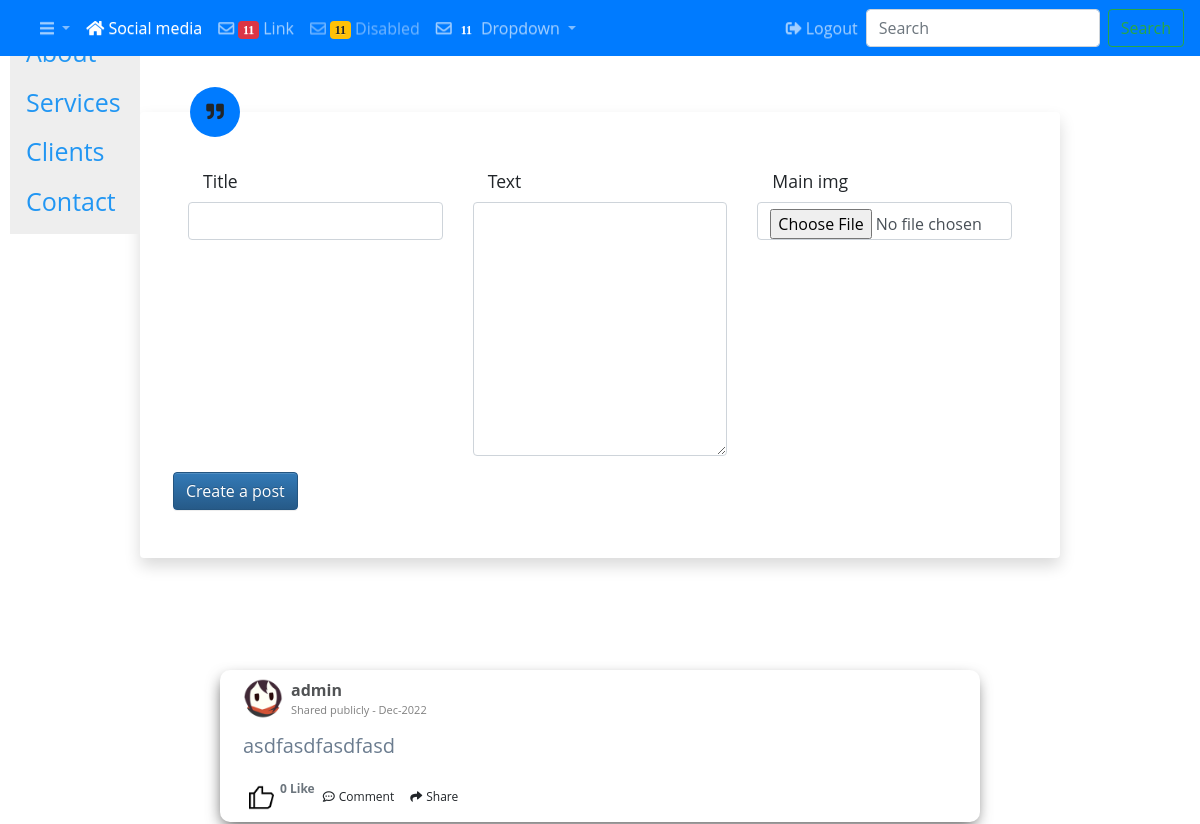
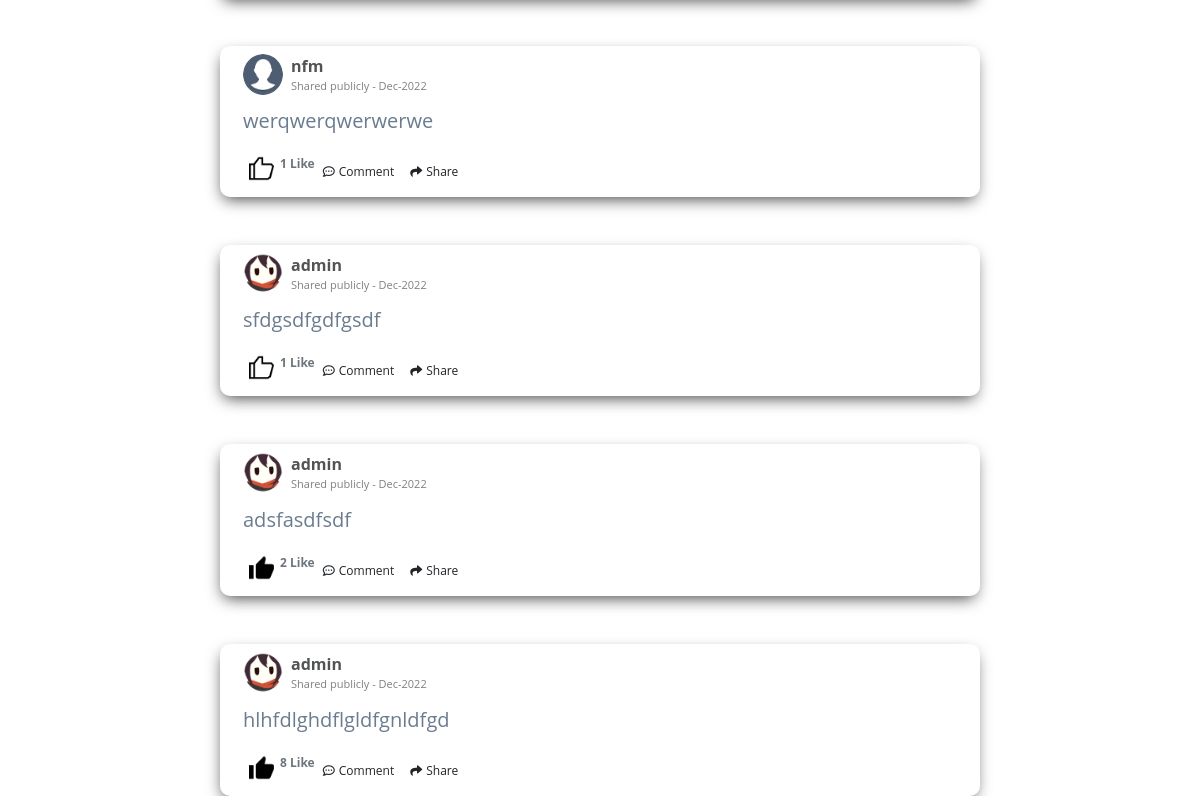
Page / (signed in) on the earlier database version (2 pictures, top to bottom).
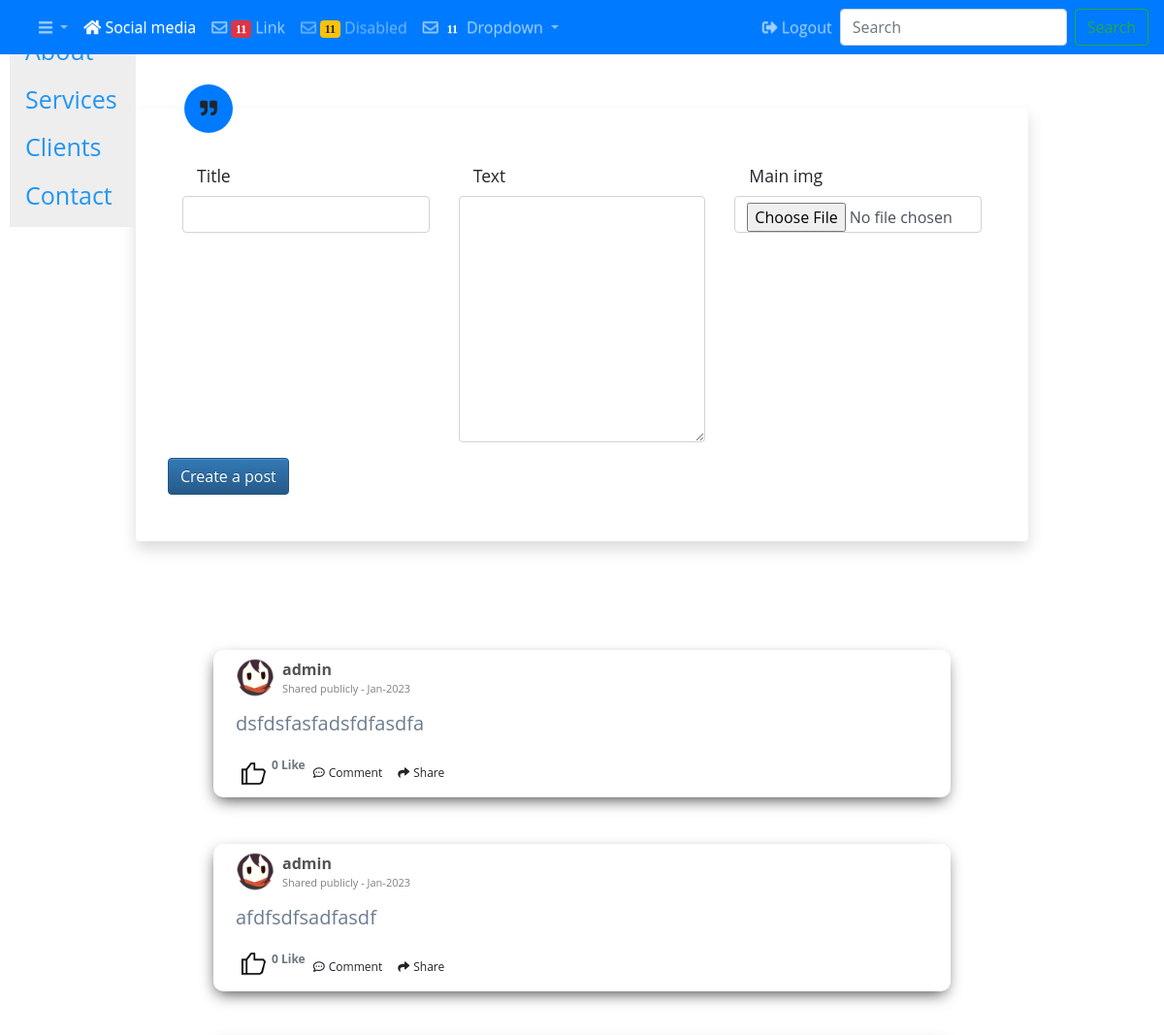
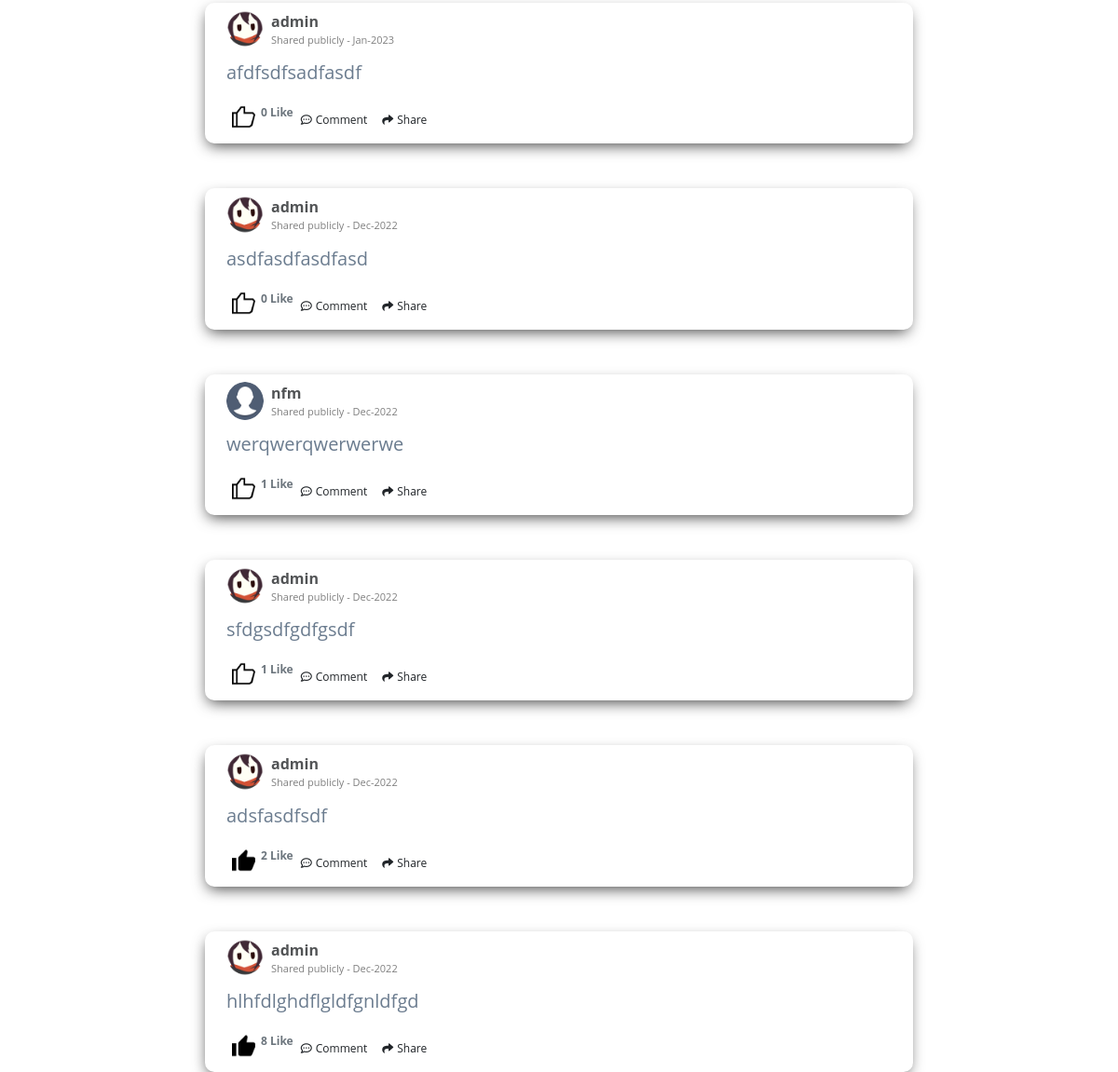
Same page on the later database version (2 pictures, top to bottom).
### customers/models.py (models this page shows, shortened)
class Post(models.Model) :
    title = models.CharField(
            max_length=200,
            validators=[MinLengthValidator(2, "Title must be greater than 2 characters")]
    ,blank=True)
    text = models.TextField(blank=True,null=True)
    owner = models.ForeignKey(settings.AUTH_USER_MODEL, on_delete=models.CASCADE)
    comments = models.ManyToManyField(settings.AUTH_USER_MODEL,
        through='Comment', related_name='comments_owned')
    main_img = models.ImageField(upload_to='images/',null=True, blank=True)
    created_at = models.DateTimeField(auto_now_add=True)
    updated_at = models.DateTimeField(auto_now=True)
    likes = models.ManyToManyField(User,related_name="post_likes",blank=True)
    def number_of_likes(self):
        return self.likes.count()
    def publish_date(self):
        return self.updated_at.strftime("%b-%Y")

### members/models.py (models this page shows, shortened)
class Profile(models.Model):
    GENDER = (
        ('M', 'Male'),
        ('F', 'Female'),
    )
    user = models.OneToOneField(User , on_delete=models.CASCADE)
    bio = models.TextField(max_length=2000,null=True)
    birthday = models.DateField(null=True)
    profile_pic=models.ImageField(default='default.png',upload_to='profile-images')
    gender = models.CharField(max_length=1, choices=GENDER,blank=True)
    slug = models.SlugField(null=True)

### customers/views.py (the view)
# urls.py: path('', views.Mainview.as_view(), name='index'),
class Mainview(OwnerListView):
    model=Post
    template_name='customers/index.html'
    def get(self,request,*args,**kwargs):
        if request.user.is_authenticated:
            posts=Post.objects.all().order_by('-created_at')
            profiles=Profile.objects.all()
            user_agent = get_user_agent(request).browser.family
            create_form = CreateForm()
            followers_posts_list = {}
            try:
                userobject = get_object_or_404(Profile, user=self.request.user)
                followers=Follwing_count.objects.filter(follwer=userobject.user)
                following = len(Follwing_count.objects.filter(follwing=userobject.user))
                follower_count = len(followers)
                for follower in followers :
                    user_object = User.objects.get(username=follower)
                    followers_posts_list=Post.objects.filter(owner=user_object)
            except:
                pass
            if followers_posts_list:
                context = {'profile_list':profiles,'post_list':posts,'user_agent':user_agent,'create_form':create_form,
                'followers_posts_list':followers_posts_list,'following':following , 'followers':follower_count}
            else:
                context = {'profile_list':profiles,'post_list':posts,'user_agent':user_agent,'create_form':create_form}
            return render(request,'customers/index.html',context)
        else :
            return render(request,'members/login.html')

### customers/forms.py
class CreateForm(forms.ModelForm):
    def __init__(self, *args, **kwargs):
        super(CreateForm, self).__init__(*args, **kwargs)
        for name in self.fields.keys():
            self.fields[name].widget.attrs.update({
                'class': 'form-control',
            })
    class Meta:
        model = Post
        fields = ['title', 'text','main_img']  # Picture is manual

### members/models.py (called while the page is built)
    def __str__(self):
        return self.follwing +" followed By "+ self.follwer

### customers/templates/customers/index.html (shortened to what this page needs)
{% extends "base_nav.html" %}
{% load static %}
{% load user_agents %}
{% block content %}
    {% if user.is_authenticated %}
    <section class="py-5">
        <div class="container">
            <div class="row">
                <div class="col-lg-10 mx-auto">
                    <blockquote class="blockquote blockquote-custom bg-white p-5 shadow rounded">
                        <div class="blockquote-custom-icon"><i class="fa fad fa-quote-right"></i></div>
                        <p class="mb-0 mt-2 font-italic">
                            <form id="post_create_form" method="post">
                            <div class="row">
                                {% for field in create_form %}
                                        <div class="form-group col-4">
                                            <label class="col-12">{{ field.label }}</label>
                                            {{ field }}
                                        </div>
                                {% endfor %}
                                        <input type="submit" class="btn btn-primary" value="Create a post" />
                                    </div>
                                </div>
                            </div>
                        </div>
                </div>
    {% endif %}
{% if post_list %}
{% for post in post_list %}
<div class="container mt-5">
    <div class="d-flex justify-content-center row">
        <div class="col-md-8" id="post-section">
            <div class="d-flex flex-column comment-section" id="{{post.id}}myGroup">
                <div class="bg-white p-2">
                    <div class="d-flex flex-row user-info"><img class="rounded-circle" src="{{ post.owner.profile.profile_pic.url }}" width="40" height="40">
                        <div class="d-flex flex-column justify-content-start ml-2"><span class="d-block font-weight-bold name"><a href="{%  url 'members:users-profile' post.owner.profile.slug %}" >{{ post.owner.username }}</a>
                        </span><span class="date text-black-50">Shared publicly - {{ post.publish_date }}</span></div>
                    </div>
                    <div class="mt-2">
                        <p class="comment-text" width="100%">{{ post.text }} </p>
                    </div>
                </div>
                <div class="bg-white p-2">
                    <div class="d-flex flex-row fs-12">
                {% if user.is_authenticated %}
                <form action="{% url 'customers:like_post' post.id %}" method="POST">
                {% if user not in post.likes.all %}
                <button type="submit" name="post_id" value="{{post.id}}" class ="like-post-button"><img src="{% static '/images/like.png' %}" width="25" height="25"></button>
                {% else %}
                <button type="submit" name="post_id" value="{{post.id}}" class ="like-post-button" ><img src="{% static '/images/unlike.png' %}" width="25" height="25"/></button>
                {% endif %}
                </form>
                {% endif %}
                <strong class="text-secondary">{{ post.number_of_likes }} Like{{ number_of_likes|pluralize }}</strong>
                        <div class="like p-2 cursor action-collapse" data-toggle="collapse" aria-expanded="true" aria-controls="collapse-1" href="#{{post.id}}collapse-1"><i class="fa fa-commenting-o"></i><span class="ml-1">Comment</span></div>
                        <div class="like p-2 cursor action-collapse" data-toggle="collapse" aria-expanded="true" aria-controls="collapse-2" href="#{{post.id}}collapse-2"><i class="fa fa-share"></i><span class="ml-1">Share</span></div>
                    </div>
                </div>
            </div>
        </div>
    </div>
</div>
{% endfor %}
{% endif %}
{% endblock %}

### customers/templates/base_nav.html (shortened to what this page needs)
{% extends "base.html" %}
{% block navbar %}
      {% url 'customers' as main %}
<header class="navbar navbar-expand navbar-dark flex-column flex-md-row bd-navbar">
 <nav class="navbar navbar-icon-top navbar-expand-lg fixed-top navbar-dark bg-primary">
  <div class="collapse navbar-collapse" id="navbarSupportedContent">
    <ul class="navbar-nav mr-auto">
      <li class="nav-item dropdown" >
        <a class="nav-link dropdown-toggle" href="#" id="navbarDropdown"
        role="button" data-toggle="dropdown" aria-haspopup="true" aria-expanded="false">
          <i class="fas fa-bars"></i>
        </a>
      </li>
      <li class="nav-item active">
        <a class="nav-link" href="{% url 'customers:index' %}">
          <i class="fa fa-home"></i>
          Social media
          </a>
      </li>
      <li class="nav-item">
        <a class="nav-link" href="#">
          <i class="fa fa-envelope-o">
            <span class="badge badge-danger">11</span>
          </i>
          Link
        </a>
      </li>
      <li class="nav-item">
        <a class="nav-link disabled" href="#">
          <i class="fa fa-envelope-o">
            <span class="badge badge-warning">11</span>
          </i>
          Disabled
        </a>
      </li>
      <li class="nav-item dropdown">
        <a class="nav-link dropdown-toggle" href="#" id="navbarDropdown" role="button" data-toggle="dropdown" aria-haspopup="true" aria-expanded="false">
          <i class="fa fa-envelope-o">
            <span class="badge badge-primary">11</span>
          </i>
          Dropdown
        </a>
      </li>
    </ul>
    <ul class="navbar-nav ">
      {% if user.is_authenticated %}
      <li class="nav-item">
        <a class="nav-link" href="{% url 'members:logout' %}?next={% url 'customers:index' %}">
          <i class="fa fas fa-sign-out-alt">
          </i>
          Logout
        </a>
      </li>
      {% endif %}
    </ul>
    <form class="form-inline my-2 my-lg-0">
      <input class="form-control mr-sm-2" type="text" placeholder="Search" aria-label="Search">
      <button class="btn btn-outline-success my-2 my-sm-0" type="submit">Search</button>
    </form>
  </div>
</nav>
</header>
{% endblock %}

### customers/templates/base.html (shortened to what this page needs)
<!DOCTYPE html>
<html>
<head>
{% load static %}
    <link rel="stylesheet" href="https://cdn.jsdelivr.net/npm/bootstrap@4.1.3/dist/css/bootstrap.min.css"
>
<link rel="stylesheet"
    href="https://stackpath.bootstrapcdn.com/bootstrap/4.4.1/css/bootstrap.min.css"
>
<link rel="stylesheet"
    href="https://maxcdn.bootstrapcdn.com/bootstrap/3.4.1/css/bootstrap-theme.min.css"
>
    <link rel="stylesheet"
    href="https://stackpath.bootstrapcdn.com/bootstrap/4.4.1/js/bootstrap.bundle.min.js"
>
<link rel="stylesheet" type="text/css" href="{% static '/css/style.css' %}">
<link rel="stylesheet"
    href="https://code.jquery.com/ui/1.12.1/themes/ui-lightness/jquery-ui.css"
>
<link rel="stylesheet" href="https://use.fontawesome.com/releases/v5.8.1/css/all.css">
<link rel="stylesheet" href="https://use.fontawesome.com/releases/v5.8.1/css/v4-shims.css">
</head>
<body>
{% block navbar %} {% endblock %}
<div class="container-fluid mt-5">
<div class="sidenav">
    <a href="#about">About</a>
    <a href="#services">Services</a>
    <a href="#clients">Clients</a>
    <a href="#contact">Contact</a>
  </div>
{% block content %}
{% endblock %}
</body>
</html>

Differences in the rows shown:
added Post: owner.profile.profile_pic (picture), owner.username "admin", publish_date "Jan-2023", text "dsfdsfasfadsfdfasdfa", number_of_likes "0"
added Post: owner.profile.profile_pic (picture), owner.username "admin", publish_date "Jan-2023", text "afdfsdfsadfasdf", number_of_likes "0"
added Post: owner.profile.profile_pic (picture), owner.username "admin", publish_date "Jan-2023", text "afdfsdfsadfasdf", number_of_likes "0"
